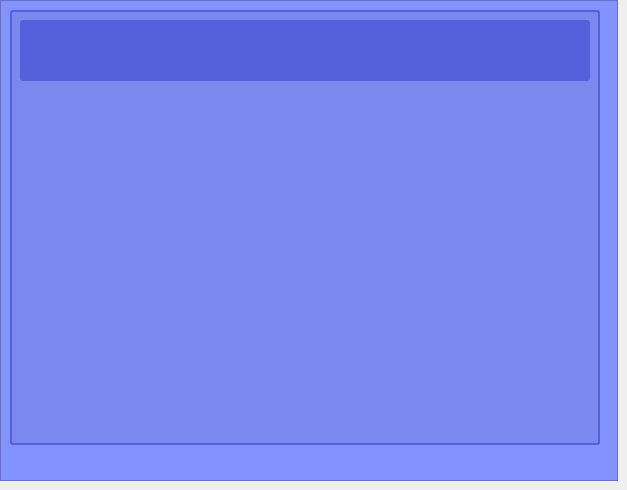
        <widget class="QWidget" name="tab_5">
         <attribute name="title">
          <string>Pay Slip</string>
         </attribute>
         <widget class="QFrame" name="frame_14">
          <property name="geometry">
           <rect>
            <x>0</x>
            <y>0</y>
            <width>618</width>
            <height>481</height>
           </rect>
          </property>
          <property name="styleSheet">
           <string notr="true">background-color: rgb(131, 146, 255);</string>
          </property>
          <property name="frameShape">
           <enum>QFrame::StyledPanel</enum>
          </property>
          <property name="frameShadow">
           <enum>QFrame::Raised</enum>
          </property>
          <widget class="QLabel" name="label_156">
           <property name="geometry">
            <rect>
             <x>10</x>
             <y>10</y>
             <width>590</width>
             <height>435</height>
            </rect>
           </property>
           <property name="styleSheet">
            <string notr="true">background-color: rgb(240, 240, 241);
background-color: rgb(237, 238, 240);
background-color: rgb(123, 137, 239);
border-radius: 3px;
border: 2px solid rgb(85, 96, 220);
</string>
           </property>
           <property name="text">
            <string/>
           </property>
          </widget>
          <widget class="QLabel" name="label_80">
           <property name="geometry">
            <rect>
             <x>20</x>
             <y>20</y>
             <width>570</width>
             <height>61</height>
            </rect>
           </property>
           <property name="styleSheet">
            <string notr="true">background-color: rgb(85, 96, 220);
border-radius: 3px;
</string>
           </property>
           <property name="text">
            <string/>
           </property>
          </widget>
         </widget>
        </widget>
